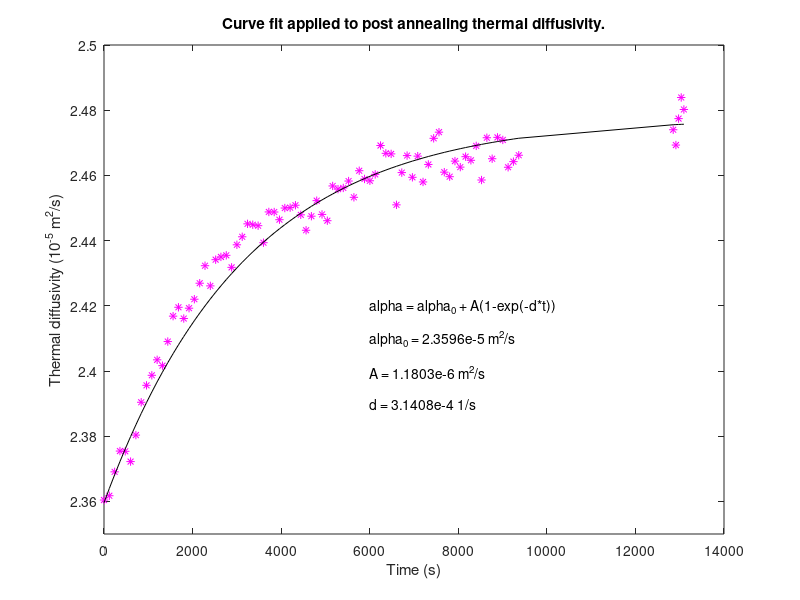
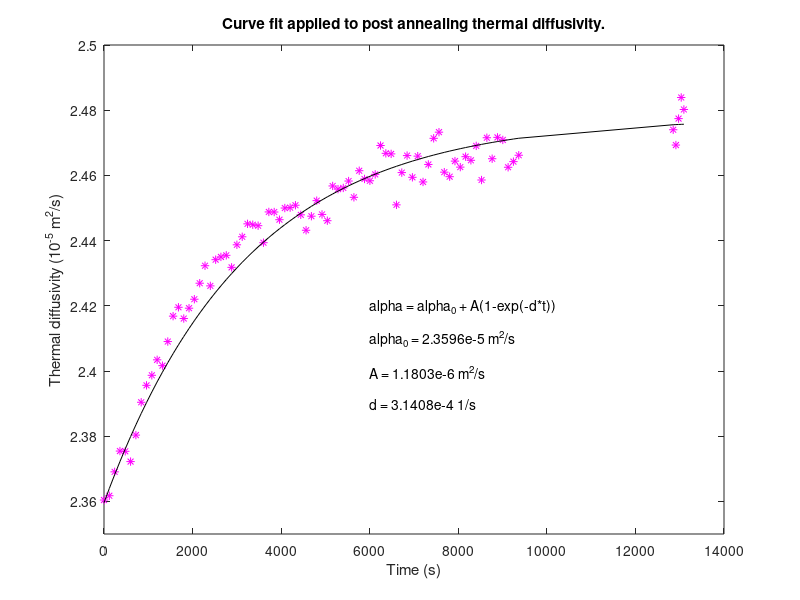
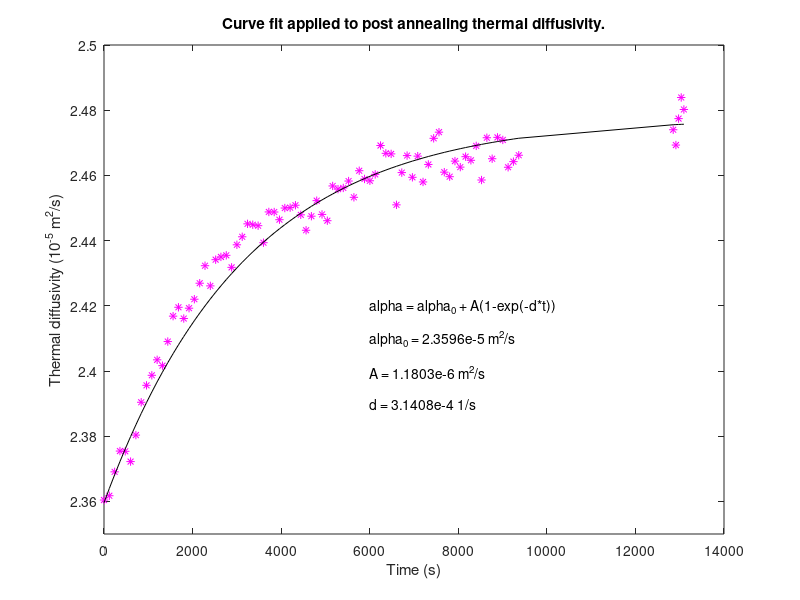
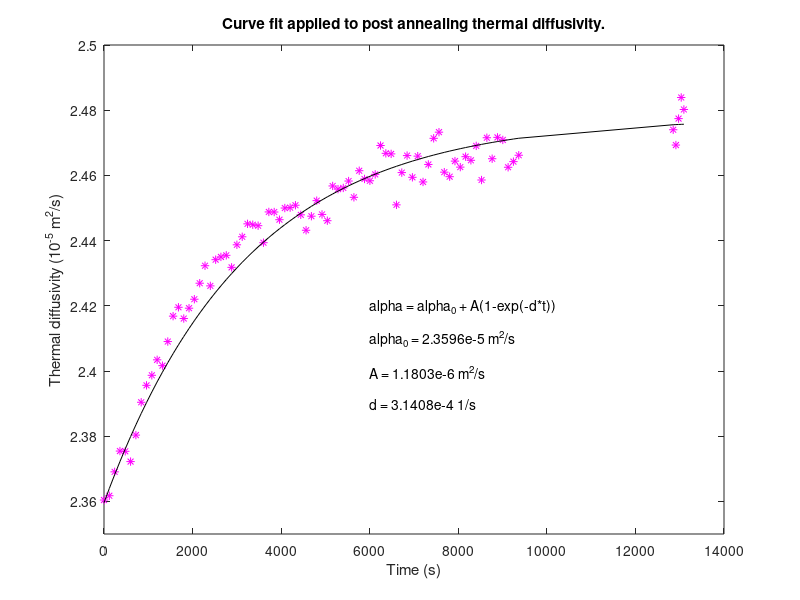

These figures' MATLAB source, in order:
% speeds

load("./kns_evolution_data.mat");

s = 17; % judged subjectively by eye
d_alphas = all_alphas(s:end);
d_times = all_times(s:end)-all_times(s);

A = 0.0000011803;
d =  0.00031408;
alpha_0 =  0.000023596;

fit = @(t) alpha_0 + A * (1-exp(-d .* t));
fit_alphas = fit(d_times);


%figure();
plot(d_times, d_alphas*1e5, "*m", d_times, fit_alphas*1e5, "k");
ylim([2.35   2.5]);

title("Curve fit applied to post annealing thermal diffusivity.")
xlabel("Time (s)");
ylabel("Thermal diffusivity (10^{-5} m^2/s)");
text(6000, 2.42, "alpha = alpha_0 + A(1-exp(-d*t))", "color", "k");
text(6000, 2.41, "alpha_0 = 2.3596e-5 m^2/s", "color", "k");
text(6000, 2.40, "A = 1.1803e-6 m^2/s", "color", "k");
text(6000, 2.39, "d = 3.1408e-4 1/s", "color", "k");


filename = "~/strand/plots/curve_fit";
print("-dpdflatex", filename);
print("-dpsc", filename);
print("-depsc", filename);
print("-dsvg", filename);
print("-dpdf", filename);
print("-dpng", filename);